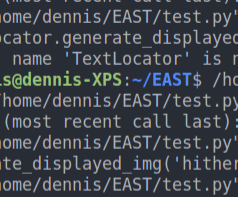
#> input picture test1.png, 238 x 197 px
$ python -i ocr_tesseract.py   (imports and definitions only)
#> lines starting #> are read from the running program, lines starting #| are printed output that depends on the picture
#> further down, picture is the input picture: shape (197, 238, 3); mean B, G, R 73.1, 64.9, 59.7
# TODO: image preprocessing on warped output to get better OCR performance
import cv2
import numpy as np
import matplotlib.pyplot as plt
import pytesseract
from scipy.ndimage import interpolation as inter

import shutil
import os
import glob

# img contains the image data
# coords_str is a string of 8 comma separated coordinates, 4 * (x,y) coordinates)
# returns coords, the original coordinates and the flattened region
# [52 lines left out: function crop_rotated_rect, not called in this run]

# make the image black and white, get rid of noise text thick
def process_for_OCR(imgf, debug=False):
#> called with debug = False
    if debug:
        cv2.imshow('image', imgf)
        cv2.waitKey(0)

    #noise removal
    #decoloring noise using non local means
    imgf = cv2.fastNlMeansDenoisingColored(imgf, None, 10, 10, 7, 21)
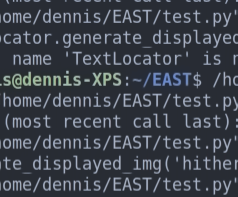
#> imgf: shape (197, 238, 3); mean of channels 0, 1, 2 73.6, 64.6, 59.3; drawn as B, G, R
    if debug:
        cv2.imshow('image', imgf)
        cv2.waitKey(0)

    # applies gaussian blur
    imgf = cv2.GaussianBlur(imgf, (3,3), 0)
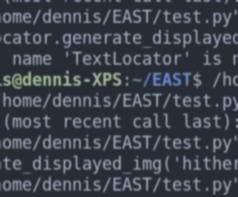
#> imgf: shape (197, 238, 3); mean of channels 0, 1, 2 73.6, 64.6, 59.3; drawn as B, G, R
    if debug:
        cv2.imshow('image', imgf)
        cv2.waitKey(0)

    # # turns image greyscale
    # imgf = cv2.cvtColor(imgf, cv2.COLOR_BGR2GRAY)
    # cv2.imshow('image', imgf)
    # cv2.waitKey(0)

    # # binirisation
    # # adaptive gaussian binzrisation threshold
    # imgf = cv2.adaptiveThreshold(imgf,255,cv2.ADAPTIVE_THRESH_GAUSSIAN_C,cv2.THRESH_BINARY,11,2) #imgf contains Binary image
    # cv2.imshow('image', imgf)
    # cv2.waitKey(0)

    # Thinning and skeletonising
    # using erode and dilate
    kernel = np.ones((3,3),np.uint8)
    imgf = cv2.dilate(imgf,kernel,iterations=1)
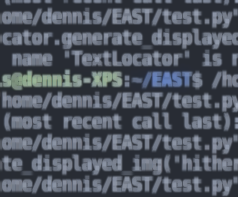
#> imgf: shape (197, 238, 3); mean of channels 0, 1, 2 94.1, 83.6, 77.3; drawn as B, G, R
    imgf = cv2.erode(imgf,kernel,iterations=1)
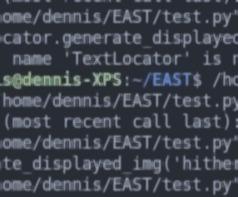
#> imgf: shape (197, 238, 3); mean of channels 0, 1, 2 76.4, 67.2, 61.7; drawn as B, G, R
    if debug:
        cv2.imshow('image', imgf)
        cv2.waitKey(0)

    # # changes back to color image
    # imgf = cv2.cvtColor(imgf, cv2.COLOR_GRAY2BGR)
    # cv2.imshow('image', imgf)
    # cv2.waitKey(0)

    return imgf

class TextRecogniser:
    def __init__(self):
        #configuration setting to convert image to string.
        self.configuration = ("-l eng --oem 1 --psm 8")

    # returns the im to disp, list of crops (in bgr mode), list of strings
    # [91 lines left out: functions recogniseText, main, not called in this run]

# [2 lines not run here, left out]

>>> import cv2
>>> picture = cv2.imread('test1.png')
>>> result = process_for_OCR(picture)
